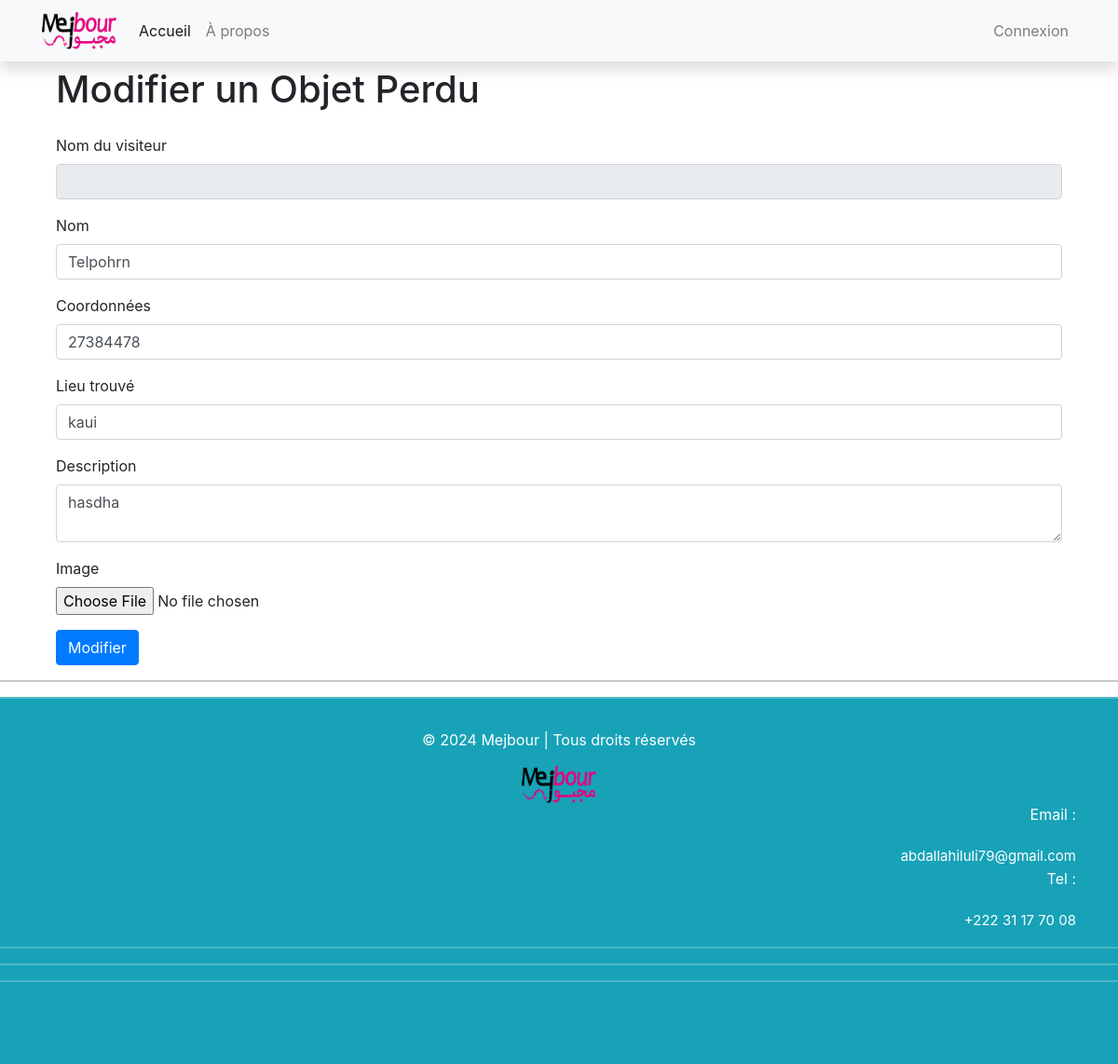
/modifier_objet/12/, run on an earlier commit of the app's database.
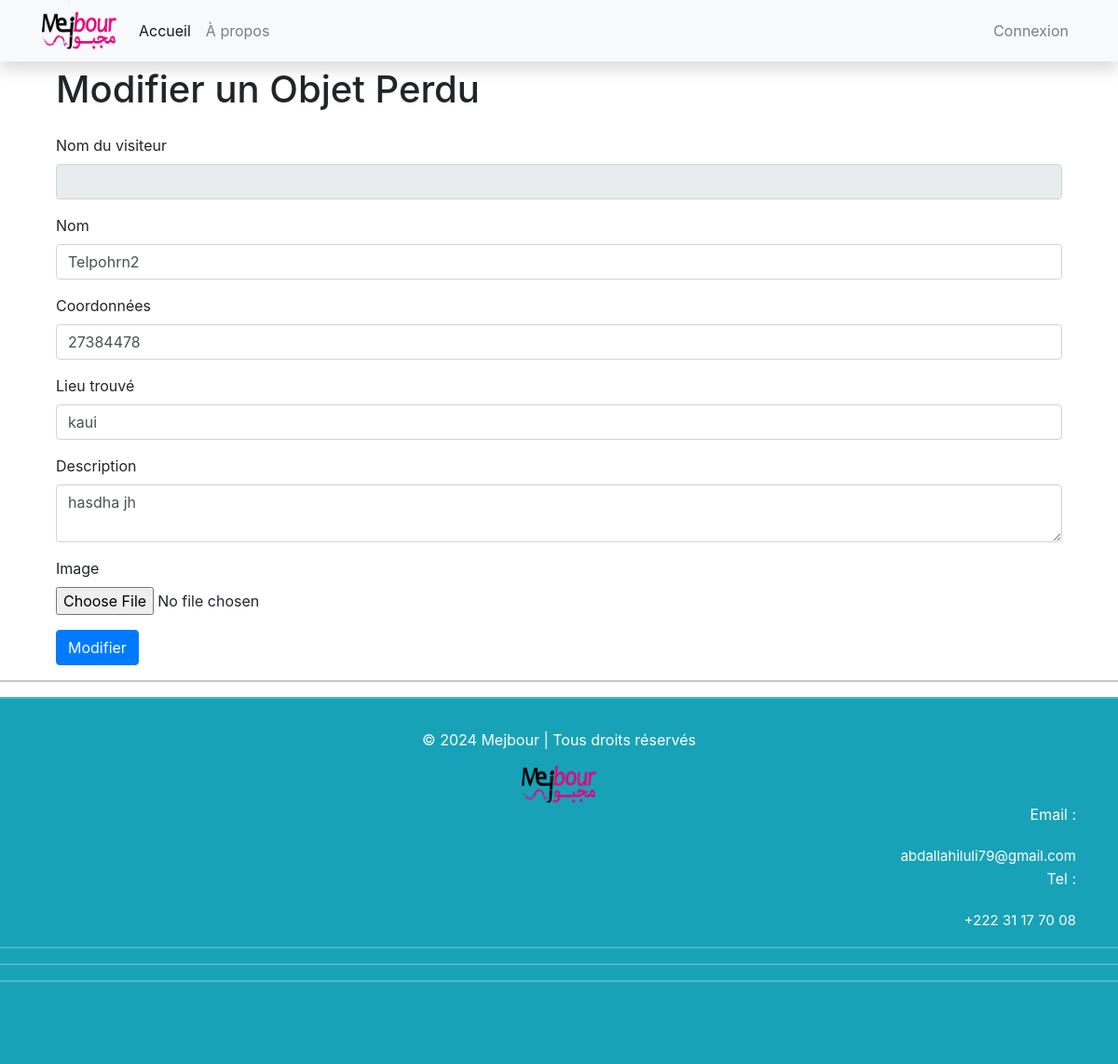
And on a later commit of the database.
### mejbour/models.py (models this page shows, shortened)
class ObjetPerdu(models.Model):
    nom = models.CharField(max_length=255)
    description = models.TextField()
    date_signalement = models.DateTimeField(auto_now_add=True)
    lieu_trouve = models.CharField(max_length=255)
    nom_visiteur = models.CharField(max_length=100)
    coordonnees = models.CharField(max_length=255)
    image = models.ImageField(upload_to='images/objets_perdus/', null=True, blank=True)
    utilisateur = models.ForeignKey(User, on_delete=models.CASCADE, null=True)  # Associer l'objet perdu à un utilisateur
    objet_trouve = models.BooleanField(default=False)  # Nouveau champ pour indiquer si l'objet est trouvé ou non

### mejbour/views.py (the view)
# urls.py: path('modifier_objet/<int:objet_id>/', modifier_objet, name='modifier_objet'),
def modifier_objet(request, objet_id):
    objet = get_object_or_404(ObjetPerdu, id=objet_id)
    if request.method == 'POST':
        form = ObjetPerduForm(request.POST, instance=objet)
        if form.is_valid():
            form.save()
            return redirect('user_profile')  # Rediriger vers la page de profil de l'utilisateur
    else:
        form = ObjetPerduForm(instance=objet)
    return render(request, 'modifier_objet.html', {'form': form, 'objet': objet})

### mejbour/form.py
class ObjetPerduForm(forms.ModelForm):
    nom_visiteur = forms.CharField(max_length=100, label='Nom')
    coordonnees = forms.CharField(max_length=255, label='Coordonnées')
    class Meta:
        model = ObjetPerdu
        exclude = ['utilisateur']

### mejbour/templates/mejbour/modifier_objet.html (shortened to what this page needs)
{% extends 'base.html' %}
{% block content %}
<div class="container mt-5">
  <h1 class="mb-4">Modifier un Objet Perdu</h1>
  <form method="post" action="{% url 'modifier_objet' objet.id %}" enctype="multipart/form-data" class="needs-validation" novalidate>
    <div class="mb-3">
      <label for="id_nom_visiteur" class="form-label">Nom du visiteur</label>
      <input
        type="text"
        name="nom_visiteur"
        id="id_nom_visiteur"
        class="form-control"
        value="{{ user.username }}"
        required
        readonly
      />
    </div>
    <div class="mb-3">
      <label for="id_nom" class="form-label">Nom</label>
      <input
        type="text"
        name="nom"
        id="id_nom"
        class="form-control"
        value="{{ objet.nom }}"
        required
      />
    </div>
    <div class="mb-3">
        <label for="id_coordonnees" class="form-label">Coordonnées</label>
        <input
          type="text"
          name="coordonnees"
          id="id_coordonnees"
          class="form-control"
          value="{{ objet.coordonnees }}"
          required
        />
      </div>
      <div class="mb-3">
        <label for="id_lieu_trouve" class="form-label">Lieu trouvé</label>
        <input
          type="text"
          name="lieu_trouve"
          id="id_lieu_trouve"
          class="form-control"
          value="{{ objet.lieu_trouve }}"
          required
        />
      </div>
    <div class="mb-3">
      <label for="id_description" class="form-label">Description</label>
      <textarea
        name="description"
        id="id_description"
        class="form-control"
        required
      >{{ objet.description }}</textarea>
    </div>
    <div class="mb-3">
        <label for="id_image" class="form-label">Image</label>
        <input
          type="file"
          name="image"
          id="id_image"
          class="form-control-file"
          required
          {% if objet.image %}
          value="{{ objet.image.url }}"
          {% endif %}
        />
      </div>
    <button type="submit" class="btn btn-primary">Modifier</button>
  </form>
</div>
{% endblock %}

What changed in the data, as far as the page shows it:
changed ObjetPerdu "kaui": nom "Telpohrn" → "Telpohrn2"; description "hasdha" → "hasdha jh"
